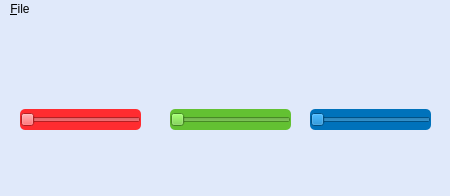
<?xml version="1.0" encoding="UTF-8"?>
<ui version="4.0">
 <class>MainWindow</class>
 <widget class="QMainWindow" name="MainWindow">
  <property name="geometry">
   <rect>
    <x>0</x>
    <y>0</y>
    <width>450</width>
    <height>196</height>
   </rect>
  </property>
  <property name="minimumSize">
   <size>
    <width>450</width>
    <height>196</height>
   </size>
  </property>
  <property name="maximumSize">
   <size>
    <width>450</width>
    <height>196</height>
   </size>
  </property>
  <property name="windowTitle">
   <string>RGB Color</string>
  </property>
  <property name="windowIcon">
   <iconset>
    <normaloff>img/icon.png</normaloff>img/icon.png</iconset>
  </property>
  <property name="styleSheet">
   <string notr="true">background-color: rgb(224, 233, 250);</string>
  </property>
  <widget class="QWidget" name="centralwidget">
   <widget class="QSlider" name="Slider_R">
    <property name="geometry">
     <rect>
      <x>20</x>
      <y>90</y>
      <width>121</width>
      <height>21</height>
     </rect>
    </property>
    <property name="styleSheet">
     <string notr="true">font: 700 13pt &quot;Segoe UI&quot;;
border-radius:5%;
background-color: rgb(255, 44, 48);

</string>
    </property>
    <property name="maximum">
     <number>255</number>
    </property>
    <property name="orientation">
     <enum>Qt::Horizontal</enum>
    </property>
   </widget>
   <widget class="QSlider" name="Slider_G">
    <property name="geometry">
     <rect>
      <x>170</x>
      <y>90</y>
      <width>121</width>
      <height>21</height>
     </rect>
    </property>
    <property name="styleSheet">
     <string notr="true">font: 700 13pt &quot;Segoe UI&quot;;
border-radius:5%;
background-color:#63c132;

</string>
    </property>
    <property name="maximum">
     <number>255</number>
    </property>
    <property name="orientation">
     <enum>Qt::Horizontal</enum>
    </property>
   </widget>
   <widget class="QSlider" name="Slider_B">
    <property name="geometry">
     <rect>
      <x>310</x>
      <y>90</y>
      <width>121</width>
      <height>21</height>
     </rect>
    </property>
    <property name="styleSheet">
     <string notr="true">font: 700 13pt &quot;Segoe UI&quot;;
border-radius:5%;
background-color: rgb(0, 114, 187);

</string>
    </property>
    <property name="maximum">
     <number>255</number>
    </property>
    <property name="orientation">
     <enum>Qt::Horizontal</enum>
    </property>
   </widget>
   <widget class="QLabel" name="label_index_R">
    <property name="geometry">
     <rect>
      <x>60</x>
      <y>130</y>
      <width>49</width>
      <height>16</height>
     </rect>
    </property>
    <property name="styleSheet">
     <string notr="true">color: rgb(255, 0, 0);
font: 700 11pt &quot;Segoe UI&quot;;</string>
    </property>
    <property name="text">
     <string/>
    </property>
    <property name="alignment">
     <set>Qt::AlignCenter</set>
    </property>
   </widget>
   <widget class="QLabel" name="label_index_G">
    <property name="geometry">
     <rect>
      <x>210</x>
      <y>130</y>
      <width>49</width>
      <height>16</height>
     </rect>
    </property>
    <property name="styleSheet">
     <string notr="true">color: rgb(0, 255, 0);
font: 700 11pt &quot;Segoe UI&quot;;</string>
    </property>
    <property name="text">
     <string/>
    </property>
    <property name="alignment">
     <set>Qt::AlignCenter</set>
    </property>
   </widget>
   <widget class="QLabel" name="label_index_B">
    <property name="geometry">
     <rect>
      <x>350</x>
      <y>130</y>
      <width>49</width>
      <height>16</height>
     </rect>
    </property>
    <property name="styleSheet">
     <string notr="true">color: rgb(0, 0, 255);
font: 700 11pt &quot;Segoe UI&quot;;</string>
    </property>
    <property name="text">
     <string/>
    </property>
    <property name="alignment">
     <set>Qt::AlignCenter</set>
    </property>
   </widget>
   <widget class="QLabel" name="label_img">
    <property name="geometry">
     <rect>
      <x>0</x>
      <y>0</y>
      <width>461</width>
      <height>71</height>
     </rect>
    </property>
    <property name="text">
     <string/>
    </property>
   </widget>
  </widget>
  <widget class="QMenuBar" name="menubar">
   <property name="geometry">
    <rect>
     <x>0</x>
     <y>0</y>
     <width>450</width>
     <height>22</height>
    </rect>
   </property>
   <widget class="QMenu" name="menu_File">
    <property name="title">
     <string>&amp;File</string>
    </property>
    <addaction name="actionHelp"/>
   </widget>
   <addaction name="menu_File"/>
  </widget>
  <widget class="QStatusBar" name="statusbar"/>
  <action name="actionHelp">
   <property name="text">
    <string>Help</string>
   </property>
  </action>
 </widget>
 <resources/>
 <connections/>
</ui>
